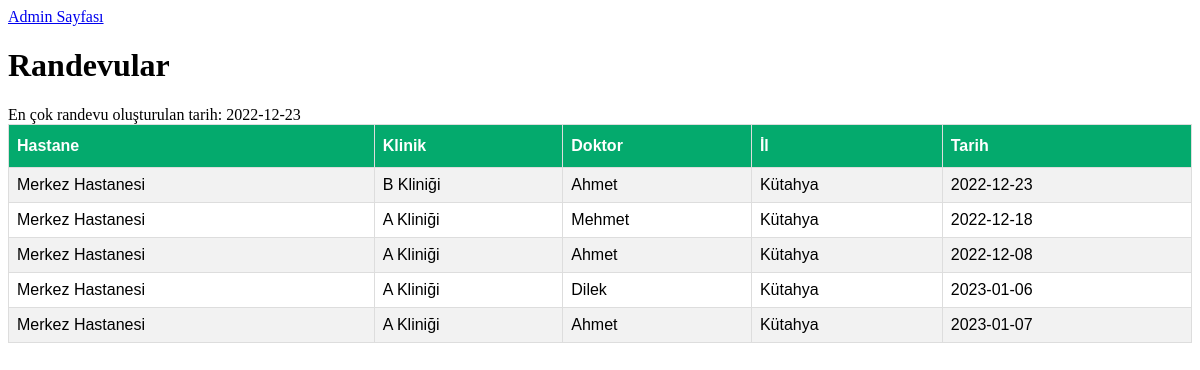
Screenshot of /randevu.php with the database file from the repository.
### tables this page shows
CREATE TABLE `randevu` (
  `randevu_id` int NOT NULL,
  `randevu_sehir` varchar(20) NOT NULL,
  `randevu_tarih` date NOT NULL,
  `randevu_hastane` varchar(50) NOT NULL,
  `randevu_doktor` varchar(25) NOT NULL,
  `randevu_klinik` varchar(20) NOT NULL,
  `randevu_hasta_id` int DEFAULT NULL
);

### randevu.php (the view, shortened to what this page needs)
<!DOCTYPE html>
<html lang="tr">
<head>
</head>
<body>
<section id="menu">
        <nav>
            <a href="admin.php"><i class="fa-solid fa-house-user ikon"></i>Admin Sayfası</a>
        </nav>
    </section>
<h1>Randevular</h1>
<table id="customers">
  <tr>
    <th>Hastane</th>
    <th>Klinik</th>
    <th>Doktor</th>
    <th>İl</th>
    <th>Tarih</th>
  </tr>
  <?php
$dsn = "mysql:host=localhost;dbname=hastane";
$username = "root";
$password = "secret";
try {
  $db = new PDO($dsn, $username, $password);
  $db->setAttribute(PDO::ATTR_ERRMODE, PDO::ERRMODE_EXCEPTION);
} catch (PDOException $e) {
  echo "Error: " . $e->getMessage();
}
$stmt = $db->query("SELECT randevu_hastane, randevu_klinik, randevu_doktor, randevu_sehir, randevu_tarih FROM randevu");
$results = $stmt->fetchAll();
foreach ($results as $row) {
  echo '<tr>';
  echo '<td>'.$row['randevu_hastane'].'</td>';
  echo '<td>'.$row['randevu_klinik'].'</td>';
  echo '<td>'.$row['randevu_doktor'].'</td>';
  echo '<td>'.$row['randevu_sehir'].'</td>';
  echo '<td>'.$row['randevu_tarih'].'</td>';
  echo '</tr>';
}
echo '</table>';
?>
</body>
</html>

### randevu.php (style rules this page uses)
#customers { font-family: Arial, Helvetica, sans-serif; border-collapse: collapse; width: 100%; }
#customers td, #customers th { border: 1px solid #ddd; padding: 8px; }
#customers tr:nth-child(even) { background-color: #f2f2f2; }
#customers th { padding-top: 12px; padding-bottom: 12px; text-align: left; background-color: #04AA6D; color: white; }

### rows the page displays
randevu: randevu_hastane "Merkez Hastanesi", randevu_klinik "B Kliniği", randevu_doktor "Ahmet", randevu_sehir "Kütahya", randevu_tarih "2022-12-23"
randevu: randevu_hastane "Merkez Hastanesi", randevu_klinik "A Kliniği", randevu_doktor "Mehmet", randevu_sehir "Kütahya", randevu_tarih "2022-12-18"
randevu: randevu_hastane "Merkez Hastanesi", randevu_klinik "A Kliniği", randevu_doktor "Ahmet", randevu_sehir "Kütahya", randevu_tarih "2022-12-08"
randevu: randevu_hastane "Merkez Hastanesi", randevu_klinik "A Kliniği", randevu_doktor "Dilek", randevu_sehir "Kütahya", randevu_tarih "2023-01-06"
randevu: randevu_hastane "Merkez Hastanesi", randevu_klinik "A Kliniği", randevu_doktor "Ahmet", randevu_sehir "Kütahya", randevu_tarih "2023-01-07"
